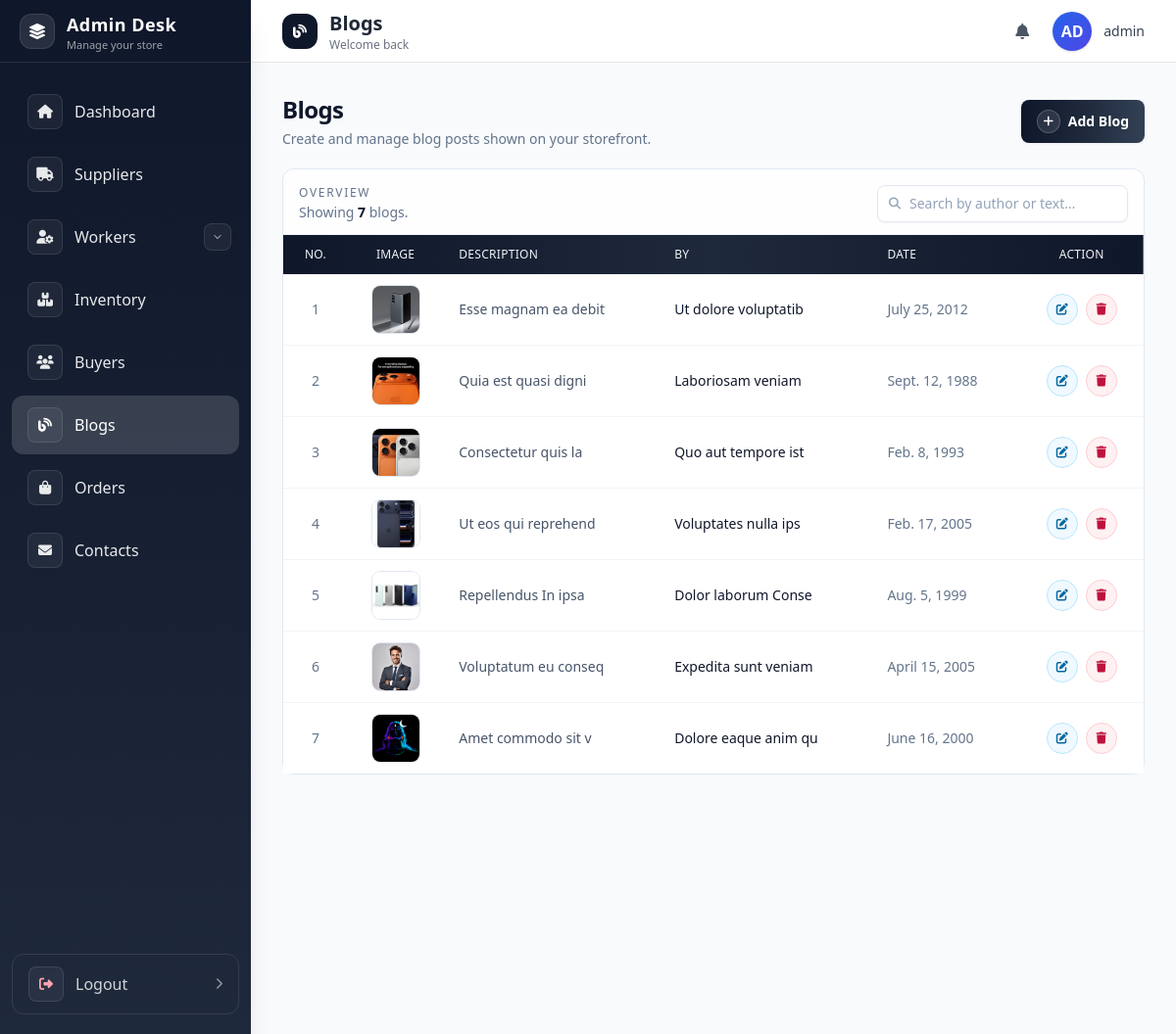
Page /admin_panel/blogs/ (signed in) on the committed database.
### admin_panel/models.py (models this page shows, shortened)
class Blogs(models.Model):
    image = models.ImageField(upload_to='blogs/', blank=True, null=True)
    des = models.TextField()
    by = models.CharField(max_length=100)
    date = models.DateField()

### admin_panel/views.py (the view)
# urls.py: path('blogs/', auth_blogs, name='auth_blogs'),
@never_cache
@login_required(login_url='auth_login')
def auth_blogs(request):
    blogs_list = Blogs.objects.all().order_by('-id')
    paginator = Paginator(blogs_list, 10)
    page_number = request.GET.get('page')
    blogs = paginator.get_page(page_number)
    return render(request, 'auth_blogs.html', {
        'blogs': blogs
    })

### admin_panel/templates/auth_blogs.html (shortened to what this page needs)
{% extends "base.html" %}
{% block admin_dash %}
<main class="p-4 sm:p-6 lg:p-8 bg-slate-50 min-h-screen">
    <div class="flex flex-col sm:flex-row sm:items-center sm:justify-between gap-3 mb-5">
        <div>
            <h1 class="text-2xl font-semibold text-slate-900 tracking-tight">
                Blogs
            </h1>
            <p class="mt-1 text-sm text-slate-500">
                Create and manage blog posts shown on your storefront.
            </p>
        </div>
        <button id="openBlogModal"
            class="inline-flex items-center justify-center gap-2 rounded-lg bg-gradient-to-r from-slate-900 via-slate-800 to-slate-700
                   px-4 py-2.5 text-sm font-semibold text-white shadow-sm
                   hover:from-slate-800 hover:via-slate-700 hover:to-slate-700
                   focus-visible:outline-none focus-visible:ring-2 focus-visible:ring-slate-500 focus-visible:ring-offset-2 focus-visible:ring-offset-slate-50
                   transition">
            <span
                class="inline-flex h-6 w-6 items-center justify-center rounded-full bg-white/10 text-xs border border-white/20">
                <i class="fa-solid fa-plus"></i>
            </span>
            <span>Add Blog</span>
        </button>
    </div>
    <section
        class="mt-5 rounded-xl border border-slate-200 bg-white/80 backdrop-blur-sm shadow-sm shadow-slate-100">
        <div class="flex flex-col gap-3 px-4 pt-4 pb-3 sm:flex-row sm:items-center sm:justify-between">
            <div class="space-y-0.5">
                <p class="text-xs font-medium uppercase tracking-[0.14em] text-slate-500">
                    Overview
                </p>
                <p class="text-sm text-slate-500">
                    Showing
                    <span class="font-semibold text-slate-900">{{ blogs|length }}</span>
                    blogs.
                </p>
            </div>
            <div class="w-full sm:w-auto">
                <label class="relative block">
                    <span class="pointer-events-none absolute inset-y-0 left-3 flex items-center text-slate-400">
                    </span>
                    <input
                        id="blogSearch"
                        type="text"
                        placeholder="Search by author or text…"
                        class="w-full sm:w-64 rounded-lg border border-slate-200 bg-white px-8 py-2 text-xs sm:text-sm
                               text-slate-700 placeholder:text-slate-400 shadow-sm
                               focus:border-slate-400 focus:outline-none focus:ring-2 focus:ring-slate-500/50">
                </label>
            </div>
        </div>
        <div class="overflow-x-auto border-t border-slate-100">
            <table class="min-w-full text-left text-sm text-slate-700">
                <thead
                    class="bg-gradient-to-r from-slate-900 via-slate-800 to-slate-900 text-xs uppercase tracking-wide text-slate-100">
                    <tr>
                        <th class="px-4 py-3 font-medium text-center">No.</th>
                        <th class="px-4 py-3 font-medium text-center">Image</th>
                        <th class="px-4 py-3 font-medium">Description</th>
                        <th class="px-4 py-3 font-medium">By</th>
                        <th class="px-4 py-3 font-medium whitespace-nowrap">Date</th>
                        <th class="px-4 py-3 font-medium text-center">Action</th>
                    </tr>
                </thead>
                <tbody id="blogsTableBody" class="divide-y divide-slate-100 bg-white">
                    {% for blog in blogs %}
                    <tr class="hover:bg-slate-50/80 transition-colors">
                        <td class="px-4 py-3 align-middle text-xs sm:text-sm text-slate-500 text-center">
                            {{ forloop.counter }}
                        </td>
                        <td class="px-4 py-3 align-middle text-center">
                            {% if blog.image %}
                            <div class="flex justify-center">
                                <img src="{{ blog.image.url }}"
                                     class="h-12 w-12 object-cover rounded-lg ring-1 ring-slate-200 shadow-xs">
                            </div>
                            {% endif %}
                        </td>
                        <td class="px-4 py-3 align-middle text-xs sm:text-sm text-slate-600">
                            {{ blog.des|truncatechars:80 }}
                        </td>
                        <td class="px-4 py-3 align-middle text-sm font-medium text-slate-900">
                            {{ blog.by }}
                        </td>
                        <td class="px-4 py-3 align-middle text-xs sm:text-sm text-slate-500 whitespace-nowrap">
                            {{ blog.date }}
                        </td>
                        <td class="px-4 py-3 align-middle text-center">
                            <div class="inline-flex items-center justify-center gap-2">
                                <button
                                    onclick="openEditModal(
                                        '{% url 'edit_blogs' blog.id %}',
                                        '{{ blog.by }}',
                                        '{{ blog.date }}',
                                        `{{ blog.des|escapejs }}`
                                    )"
                                    class="inline-flex h-8 w-8 items-center justify-center rounded-full border border-sky-200 bg-sky-50 text-sky-700 hover:bg-sky-100 hover:border-sky-300 transition"
                                    title="Edit">
                                    <i class="fa-solid fa-pen-to-square text-xs"></i>
                                </button>
                                <button
                                    onclick="openDeleteModal('{% url 'delete_blogs' blog.id %}')"
                                    class="inline-flex h-8 w-8 items-center justify-center rounded-full border border-rose-200 bg-rose-50 text-rose-700 hover:bg-rose-100 hover:border-rose-300 transition"
                                    title="Delete">
                                    <i class="fa-solid fa-trash text-xs"></i>
                                </button>
                            </div>
                        </td>
                    </tr>
                    {% endfor %}
                </tbody>
            </table>
        </div>
    </section>
</main>
{% endblock %}

### admin_panel/templates/base.html (shortened to what this page needs)
{% load static %}
<!DOCTYPE html>
<html lang="en">
<head>
    <script src="https://cdn.tailwindcss.com"></script>
    <link rel="stylesheet" href="https://cdnjs.cloudflare.com/ajax/libs/font-awesome/6.4.0/css/all.min.css">
</head>
<body class="bg-gray-50 text-gray-800">
    <aside id="sidebar" class="fixed top-0 left-0 z-40 h-screen w-64 bg-gradient-to-b from-slate-900 to-slate-800 shadow-xl transition-transform duration-300 ease-in-out -translate-x-full lg:translate-x-0">
        <div class="flex h-16 items-center justify-between px-5 border-b border-white/10">
            <a href="{% url 'auth_dashboard' %}" class="flex items-center gap-3">
                <div class="h-9 w-9 rounded-xl bg-white/10 border border-white/10 flex items-center justify-center">
                    <i class="fa-solid fa-layer-group text-white"></i>
                </div>
                <div class="leading-tight">
                    <h1 class="text-lg font-bold text-white tracking-wide">Admin Desk</h1>
                    <p class="text-[11px] text-white/60">Manage your store</p>
                </div>
            </a>
        </div>
        <nav class="mt-5 px-3 space-y-1 overflow-y-auto h-[calc(100vh-8rem)] pb-6">
    <a href="{% url 'auth_dashboard' %}"
       class="nav-link group flex items-center gap-3 px-4 py-3 rounded-xl text-white/90 hover:text-white hover:bg-white/10 transition">
        <span class="h-9 w-9 rounded-lg bg-white/5 border border-white/10 flex items-center justify-center group-hover:bg-white/10 transition">
            <i class="fas fa-home text-sm"></i>
        </span>
        <span class="font-medium">Dashboard</span>
    </a>
    <a href="{% url 'auth_suppliers' %}"
       class="nav-link group flex items-center gap-3 px-4 py-3 rounded-xl text-white/90 hover:text-white hover:bg-white/10 transition">
        <span class="h-9 w-9 rounded-lg bg-white/5 border border-white/10 flex items-center justify-center group-hover:bg-white/10 transition">
            <i class="fa-solid fa-truck text-sm"></i>
        </span>
        <span class="font-medium">Suppliers</span>
    </a>
    <div class="relative">
        <a href="{% url 'auth_workers' %}"
           class="nav-link flex items-center gap-3 px-4 py-3 rounded-xl text-white/90 hover:text-white hover:bg-white/10 transition">
            <span class="h-9 w-9 rounded-lg bg-white/5 border border-white/10 flex items-center justify-center group-hover:bg-white/10 transition">
                <i class="fa-solid fa-user-gear text-sm"></i>
            </span>
            <span class="font-medium">Workers</span>
        </a>
        <button id="workersNavDropdownToggle" class="absolute inset-y-0 right-2 my-auto h-7 w-7 rounded-lg bg-white/5 border border-white/10 text-white/80 hover:text-white">
            <svg id="workersNavChevronBtn" class="h-3 w-3 transition-transform duration-200 mx-auto" viewBox="0 0 24 24" fill="none" xmlns="http://www.w3.org/2000/svg">
                <path d="M6 9l6 6 6-6" stroke="currentColor" stroke-width="2" stroke-linecap="round" stroke-linejoin="round"/>
            </svg>
        </button>
    </div>
    <a href="{% url 'auth_inventory' %}"
       class="nav-link group flex items-center gap-3 px-4 py-3 rounded-xl text-white/90 hover:text-white hover:bg-white/10 transition">
        <span class="h-9 w-9 rounded-lg bg-white/5 border border-white/10 flex items-center justify-center group-hover:bg-white/10 transition">
            <i class="fa-solid fa-boxes-stacked text-sm"></i>
        </span>
        <span class="font-medium">Inventory</span>
    </a>
    <a href="{% url 'auth_buyers' %}"
       class="nav-link group flex items-center gap-3 px-4 py-3 rounded-xl text-white/90 hover:text-white hover:bg-white/10 transition">
        <span class="h-9 w-9 rounded-lg bg-white/5 border border-white/10 flex items-center justify-center group-hover:bg-white/10 transition">
            <i class="fa-solid fa-users text-sm"></i>
        </span>
        <span class="font-medium">Buyers</span>
    </a>
    <a href="{% url 'auth_blogs' %}"
       class="nav-link group flex items-center gap-3 px-4 py-3 rounded-xl text-white/90 hover:text-white hover:bg-white/10 transition">
        <span class="h-9 w-9 rounded-lg bg-white/5 border border-white/10 flex items-center justify-center group-hover:bg-white/10 transition">
            <i class="fa-solid fa-blog text-sm"></i>
        </span>
        <span class="font-medium">Blogs</span>
    </a>
    <a href="{% url 'auth_order' %}"
       class="nav-link group flex items-center gap-3 px-4 py-3 rounded-xl text-white/90 hover:text-white hover:bg-white/10 transition">
        <span class="h-9 w-9 rounded-lg bg-white/5 border border-white/10 flex items-center justify-center group-hover:bg-white/10 transition">
            <i class="fa-solid fa-bag-shopping text-sm"></i>
        </span>
        <span class="font-medium">Orders</span>
    </a>
    <a href="{% url 'auth_contacts' %}"
       class="nav-link group flex items-center gap-3 px-4 py-3 rounded-xl text-white/90 hover:text-white hover:bg-white/10 transition">
        <span class="h-9 w-9 rounded-lg bg-white/5 border border-white/10 flex items-center justify-center group-hover:bg-white/10 transition">
            <i class="fa-solid fa-envelope text-sm"></i>
        </span>
        <span class="font-medium">Contacts</span>
    </a>
</nav>
        <div class="absolute bottom-5 left-0 right-0 px-3">
            <a href="{% url 'auth_logout' %}"
               class="group flex items-center justify-between gap-3 px-4 py-3 text-white/80 hover:text-white hover:bg-white/10 rounded-xl w-full transition-colors border border-white/10">
                <span class="flex items-center gap-3">
                    <span class="h-9 w-9 rounded-lg bg-white/5 border border-white/10 flex items-center justify-center">
                        <i class="fas fa-right-from-bracket text-sm text-rose-300"></i>
                    </span>
                    <span class="font-medium">Logout</span>
                </span>
                <i class="fa-solid fa-chevron-right text-xs text-white/50 group-hover:text-white/80 transition"></i>
            </a>
        </div>
    </aside>
    <div class="lg:ml-64">
        <header class="sticky top-0 z-20 bg-white/90 backdrop-blur border-b border-gray-200 h-16">
            <div class="flex items-center justify-between h-full px-4 sm:px-6 lg:px-8">
                <div class="flex items-center gap-4">
                    <div class="flex items-center gap-3">
                        <span class="hidden sm:inline-flex h-9 w-9 rounded-xl bg-slate-900 text-white items-center justify-center">
                            <i id="pageIcon" class="fa-solid fa-gauge-high text-sm"></i>
                        </span>
                        <div>
                            <h2 id="pageTitle" class="text-lg sm:text-xl font-semibold text-gray-800 leading-tight">Dashboard</h2>
                            <p class="hidden sm:block text-xs text-gray-500 leading-tight">Welcome back</p>
                        </div>
                    </div>
                </div>
                <div class="flex items-center gap-3 sm:gap-4">
                    <button class="relative p-2 text-gray-600 hover:text-gray-900 hover:bg-gray-100 rounded-full transition-colors focus:outline-none focus:ring-2 focus:ring-slate-200">
                        <i class="fas fa-bell"></i>
                    </button>
                    <div class="flex items-center gap-2 sm:gap-3">
                        <div class="w-8 h-8 sm:w-10 sm:h-10 bg-gradient-to-br from-blue-600 to-indigo-600 rounded-full flex items-center justify-center text-white font-semibold text-sm sm:text-base shadow">
                            {% if request.user.is_authenticated %}
                                {% if request.user.first_name or request.user.last_name %}
                                    {{ request.user.first_name|default:''|slice:":1" }}{{ request.user.last_name|default:''|slice:":1" }}
                                {% else %}
                                    {{ request.user.username|slice:":2"|upper }}
                                {% endif %}
                            {% else %}
                                GU
                            {% endif %}
                        </div>
                        <span class="hidden sm:block text-sm font-medium text-gray-700">
                            {% if request.user.is_authenticated %}
                                {% if request.user.get_full_name %}
                                    {{ request.user.get_full_name }}
                                {% else %}
                                    {{ request.user.username }}
                                {% endif %}
                            {% else %}
                                Guest
                            {% endif %}
                        </span>
                    </div>
                </div>
            </div>
        </header>
        {% block admin_dash %}
        {% endblock admin_dash %}
    </div>
</body>
</html>

### rows in the picture
Blogs: image (picture), des "Esse magnam ea debit", by "Ut dolore voluptatib", date "July 25, 2012"
Blogs: image (picture), des "Quia est quasi digni", by "Laboriosam veniam", date "Sept. 12, 1988"
Blogs: image (picture), des "Consectetur quis la", by "Quo aut tempore ist", date "Feb. 8, 1993"
Blogs: image (picture), des "Ut eos qui reprehend", by "Voluptates nulla ips", date "Feb. 17, 2005"
Blogs: image (picture), des "Repellendus In ipsa", by "Dolor laborum Conse", date "Aug. 5, 1999"
Blogs: image (picture), des "Voluptatum eu conseq", by "Expedita sunt veniam", date "April 15, 2005"
Blogs: image (picture), des "Amet commodo sit v", by "Dolore eaque anim qu", date "June 16, 2000"

### other values in the picture
{{ request.user.username|slice:":2"|upper }} "AD"
{{ request.user.username }} "admin"
{{ blogs|length }} "7"
